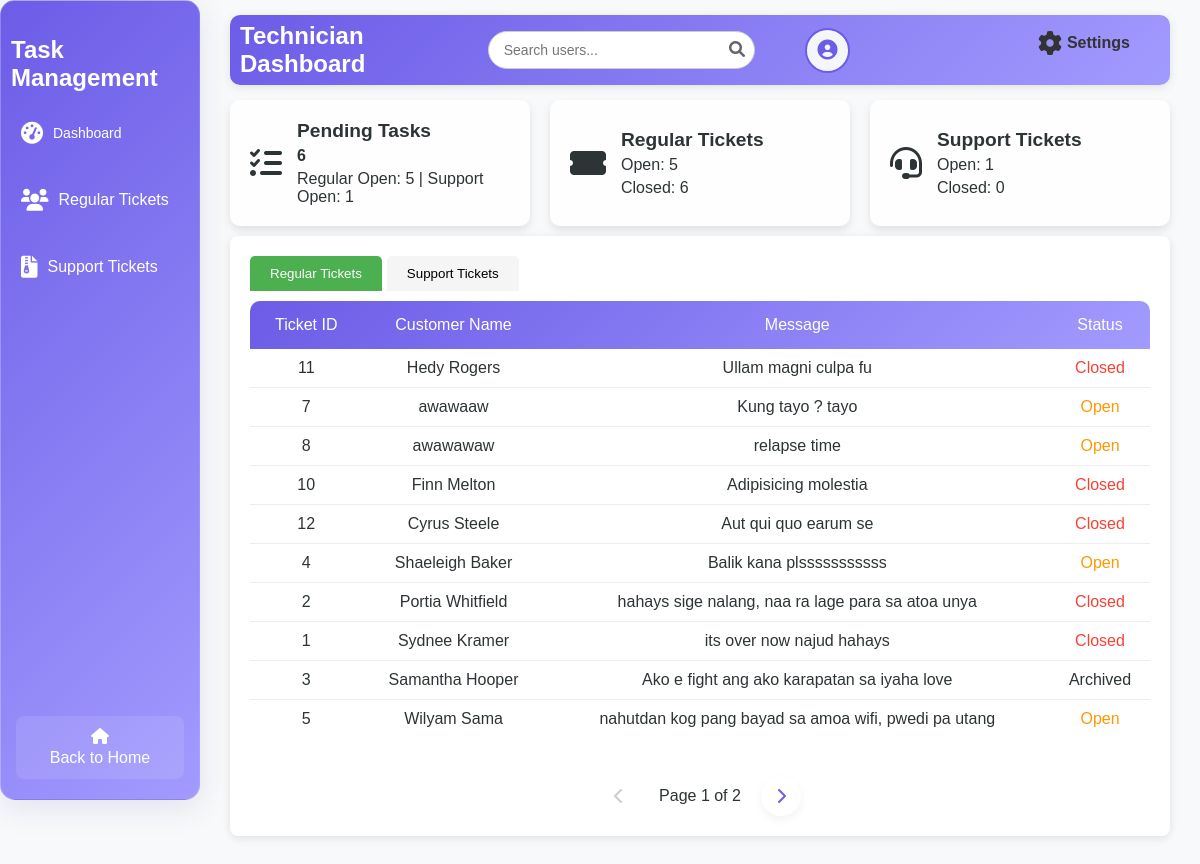
Page /technicianD.php on the earlier database version.
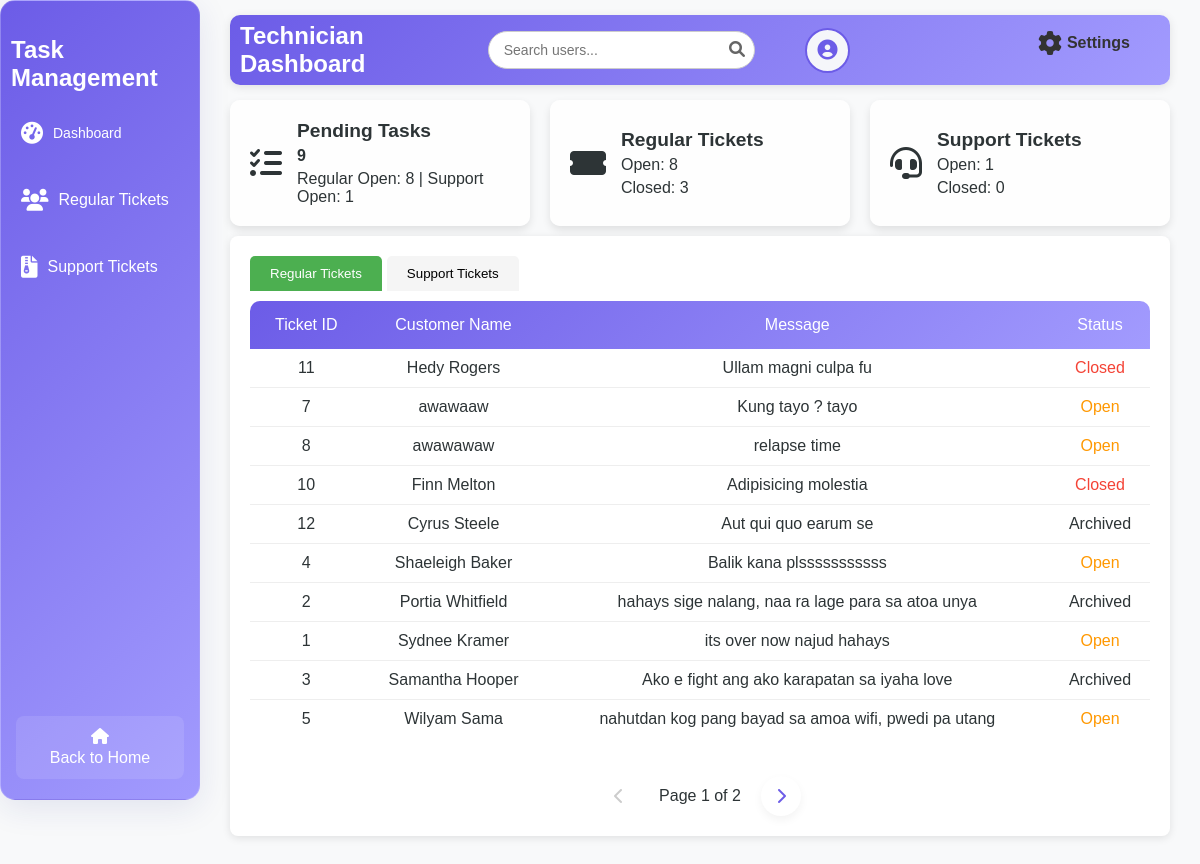
Same page on the later database version.
### tables this page shows
CREATE TABLE `tbl_ticket` (
  `t_id` int(50) NOT NULL,
  `t_aname` varchar(200) NOT NULL,
  `t_type` varchar(200) NOT NULL,
  `t_status` varchar(200) NOT NULL,
  `t_date` date NOT NULL,
  `t_details` varchar(200) NOT NULL
);

### technicianD.php (the view, shortened to what the changed rows need)
<?php
include 'db.php';
$limit = 10;
$regularPage = isset($_GET['regularPage']) ? (int)$_GET['regularPage'] : 1;
$regularOffset = ($regularPage - 1) * $limit;
if ($conn) {
    $sqlOpenTickets = "SELECT COUNT(*) AS openTickets FROM tbl_ticket WHERE t_status = 'open'";
    $resultOpenTickets = $conn->query($sqlOpenTickets);
    $openTickets = $resultOpenTickets->fetch_assoc()['openTickets'];
    $sqlClosedTickets = "SELECT COUNT(*) AS closedTickets FROM tbl_ticket WHERE t_status = 'closed'";
    $resultClosedTickets = $conn->query($sqlClosedTickets);
    $closedTickets = $resultClosedTickets->fetch_assoc()['closedTickets'];
    $sqlSupportOpen = "SELECT COUNT(*) AS supportOpen FROM tbl_supp_tickets WHERE s_status = 'Open'";
    $resultSupportOpen = $conn->query($sqlSupportOpen);
    $supportOpen = $resultSupportOpen->fetch_assoc()['supportOpen'];
    $pendingTasks = $openTickets + $supportOpen;
    $sqlTickets = "SELECT t_id, t_aname, t_details, t_status FROM tbl_ticket ORDER BY t_date ASC LIMIT ? OFFSET ?";
    $stmtTickets = $conn->prepare($sqlTickets);
    $stmtTickets->bind_param("ii", $limit, $regularOffset);
    $stmtTickets->execute();
    $resultTickets = $stmtTickets->get_result();
} else {
    echo "Database connection failed.";
    $firstName = '';
    $userType = '';
    $openTickets = $closedTickets = $pendingTasks = $supportOpen = $supportClosed = 0;
    $totalRegularPages = $totalSupportPages = 1;
}
?>
<!DOCTYPE html>
<html lang="en">
<head>
    <link rel="stylesheet" href="technicianD.css">
    <link rel="stylesheet" href="https://cdnjs.cloudflare.com/ajax/libs/font-awesome/6.0.0-beta3/css/all.min.css">
</head>
<body>
<div class="wrapper">
    <div class="sidebar glass-container">
        <h2>Task Management</h2>
    </div>
    <div class="container">
        <div class="upper">
            <h1>Technician Dashboard</h1>
        </div>
        <div class="dashboard-cards">
            <div class="card">
                <div class="card-content">
                    <h3>Pending Tasks</h3>
                    <p><strong><?php echo $pendingTasks; ?></strong></p>
                    <p>Regular Open: <?php echo $openTickets; ?> | Support Open: <?php echo $supportOpen; ?></p>
                </div>
            </div>
            <div class="card">
                <div class="card-content">
                    <h3>Regular Tickets</h3>
                    <p>Open: <?php echo $openTickets; ?></p>
                    <p>Closed: <?php echo $closedTickets; ?></p>
                </div>
            </div>
        </div>
        <div class="tab-container">
            <div id="regularTickets" class="tab-content active">
                <div class="table-box">
                    <table class="tickets-table">
                        <thead>
                            <tr>
                                <th>Ticket ID</th>
                                <th>Customer Name</th>
                                <th>Message</th>
                                <th>Status</th>
                            </tr>
                        </thead>
                        <tbody id="regularTicketTableBody">
                            <?php
                            if ($resultTickets->num_rows > 0) {
                                while ($row = $resultTickets->fetch_assoc()) {
                                    echo "<tr>
                                            <td>{$row['t_id']}</td>
                                            <td>" . htmlspecialchars($row['t_aname']) . "</td>
                                            <td>" . htmlspecialchars($row['t_details']) . "</td>
                                            <td class='status-" . strtolower(str_replace(' ', '-', $row['t_status'])) . "'>" . ucfirst(strtolower($row['t_status'])) . "</td>
                                          </tr>";
                                }
                            } else {
                                echo "<tr><td colspan='4' style='text-align: center;'>No regular ticket messages found.</td></tr>";
                            }
                            ?>
                        </tbody>
                    </table>
                </div>
            </div>
        </div>
    </div>
</div>
</body>
</html>

Differences in the rows shown:
changed tbl_ticket "Cyrus Steele": t_status "Closed" → "Archived"
changed tbl_ticket "Portia Whitfield": t_status "Closed" → "Archived"
changed tbl_ticket "Sydnee Kramer": t_status "Closed" → "Open"
Other differences:
$pendingTasks: "6" → "9"
$openTickets: "5" → "8"
$closedTickets: "6" → "3"
